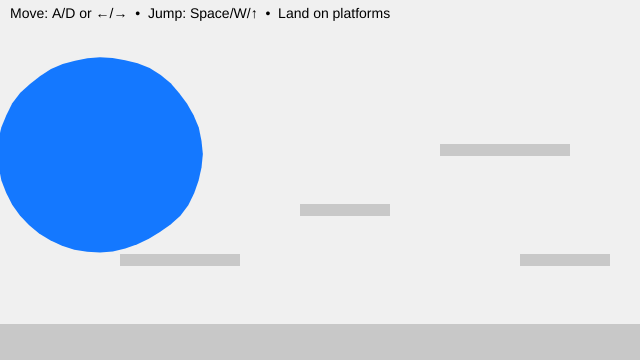
Frame 1 (no input)
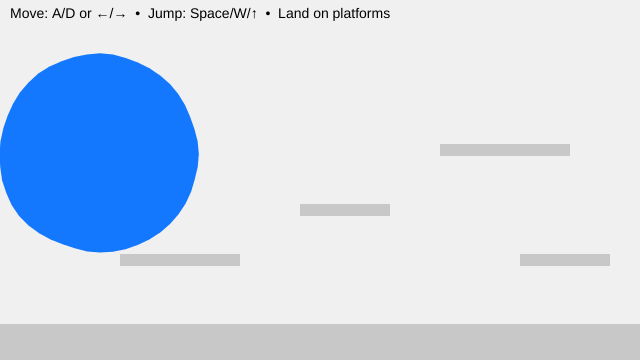
Frame 60 (no input)
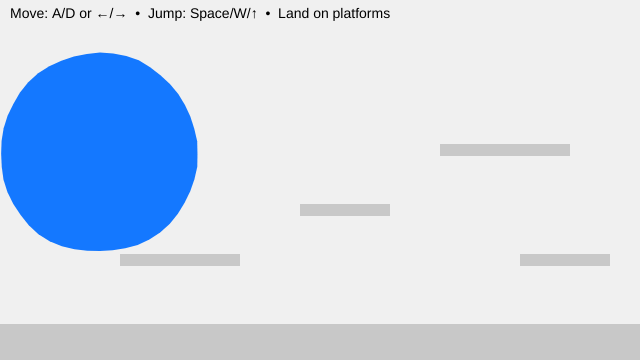
Frame 120 (the mouse pressed at the canvas centre since frame 60)

The p5.js sketch that drew these frames (run headless with seeded random() and noise() and a simulated clock; from frame 60 on, the mouse is pressed at the canvas centre):

// p5.js sketch
// ── sketch.js
// Y-position of the floor (ground level)
let floorY3;

// Player character (soft, animated blob)
let blob3 = {
  // Position (centre of the blob)
  x: 80,
  y: 0,

  // Visual properties
  r: 100, // Base radius
  points: 48, // Number of points used to draw the blob
  wobble: 7, // Edge deformation amount
  wobbleFreq: 0.9,

  // Time values for breathing animation
  t: 0,
  tSpeed: 0.01,

  // Physics: velocity
  vx: 0, // Horizontal velocity
  vy: 0, // Vertical velocity

  // Movement tuning
  accel: 0.55, // Horizontal acceleration
  maxRun: 4.0, // Maximum horizontal speed
  gravity: 0.65, // Downward force
  jumpV: -11.0, // Initial jump impulse

  // State
  onGround: false, // True when standing on a platform

  // Friction
  frictionAir: 0.995, // Light friction in air
  frictionGround: 0.88, // Stronger friction on ground
};

// List of solid platforms the blob can stand on
// Each platform is an axis-aligned rectangle (AABB)
let platforms = [];

function setup() {
  createCanvas(640, 360);

  // Define the floor height
  floorY3 = height - 36;

  noStroke();
  textFont("sans-serif");
  textSize(14);

  // Create platforms (floor + steps)
  platforms = [
    { x: 0, y: floorY3, w: width, h: height - floorY3 }, // floor
    { x: 120, y: floorY3 - 70, w: 120, h: 12 }, // low step
    { x: 300, y: floorY3 - 120, w: 90, h: 12 }, // mid step
    { x: 440, y: floorY3 - 180, w: 130, h: 12 }, // high step
    { x: 520, y: floorY3 - 70, w: 90, h: 12 }, // return ramp
  ];

  // Start the blob resting on the floor
  blob3.y = floorY3 - blob3.r - 1;
}

function draw() {
  background(240);

  // --- Draw all platforms ---
  fill(200);
  for (const p of platforms) {
    rect(p.x, p.y, p.w, p.h);
  }

  // --- Input: left/right movement ---
  let move = 0;
  if (keyIsDown(65) || keyIsDown(LEFT_ARROW)) move -= 1; // A or ←
  if (keyIsDown(68) || keyIsDown(RIGHT_ARROW)) move += 1; // D or →
  blob3.vx += blob3.accel * move;

  // --- Apply friction and clamp speed ---
  blob3.vx *= blob3.onGround ? blob3.frictionGround : blob3.frictionAir;
  blob3.vx = constrain(blob3.vx, -blob3.maxRun, blob3.maxRun);

  // --- Apply gravity ---
  blob3.vy += blob3.gravity;

  // --- Collision representation ---
  // We collide using a rectangle (AABB),
  // even though the blob is drawn as a circle
  let box = {
    x: blob3.x - blob3.r,
    y: blob3.y - blob3.r,
    w: blob3.r * 2,
    h: blob3.r * 2,
  };

  // --- STEP 1: Move horizontally, then resolve X collisions ---
  box.x += blob3.vx;
  for (const s of platforms) {
    if (overlap(box, s)) {
      if (blob3.vx > 0) {
        // Moving right → hit the left side of a platform
        box.x = s.x - box.w;
      } else if (blob3.vx < 0) {
        // Moving left → hit the right side of a platform
        box.x = s.x + s.w;
      }
      blob3.vx = 0;
    }
  }

  // --- STEP 2: Move vertically, then resolve Y collisions ---
  box.y += blob3.vy;
  blob3.onGround = false;

  for (const s of platforms) {
    if (overlap(box, s)) {
      if (blob3.vy > 0) {
        // Falling → land on top of a platform
        box.y = s.y - box.h;
        blob3.vy = 0;
        blob3.onGround = true;
      } else if (blob3.vy < 0) {
        // Rising → hit the underside of a platform
        box.y = s.y + s.h;
        blob3.vy = 0;
      }
    }
  }

  // --- Convert collision box back to blob centre ---
  blob3.x = box.x + box.w / 2;
  blob3.y = box.y + box.h / 2;

  // Keep blob inside the canvas horizontally
  blob3.x = constrain(blob3.x, blob3.r, width - blob3.r);

  // --- Draw the animated blob ---
  blob3.t += blob3.tSpeed;
  drawBlobCircle(blob3);

  // --- HUD ---
  fill(0);
  text("Move: A/D or ←/→  •  Jump: Space/W/↑  •  Land on platforms", 10, 18);
}

// Axis-Aligned Bounding Box (AABB) overlap test
// Returns true if rectangles a and b intersect
function overlap(a, b) {
  return (
    a.x < b.x + b.w && a.x + a.w > b.x && a.y < b.y + b.h && a.y + a.h > b.y
  );
}

// Draws the blob using Perlin noise for a soft, breathing effect
function drawBlobCircle(b) {
  fill(20, 120, 255);
  beginShape();

  for (let i = 0; i < b.points; i++) {
    const a = (i / b.points) * TAU;

    // Noise-based radius offset
    const n = noise(
      cos(a) * b.wobbleFreq + 100,
      sin(a) * b.wobbleFreq + 100,
      b.t
    );

    const r = b.r + map(n, 0, 1, -b.wobble, b.wobble);

    vertex(b.x + cos(a) * r, b.y + sin(a) * r);
  }

  endShape(CLOSE);
}

// Jump input (only allowed when grounded)
function keyPressed() {
  if (
    (key === " " || key === "W" || key === "w" || keyCode === UP_ARROW) &&
    blob3.onGround
  ) {
    blob3.vy = blob3.jumpV;
    blob3.onGround = false;
  }
}

/* In-class tweaks for experimentation:
   • Add a new platform:
     platforms.push({ x: 220, y: floorY3 - 150, w: 80, h: 12 });

   • “Ice” feel → frictionGround = 0.95
   • “Sand” feel → frictionGround = 0.80
*/
